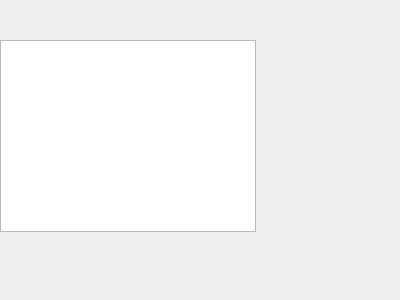
<?xml version="1.0" encoding="UTF-8"?>
<ui version="4.0">
 <class>Potential_figure</class>
 <widget class="QDialog" name="Potential_figure">
  <property name="geometry">
   <rect>
    <x>0</x>
    <y>0</y>
    <width>400</width>
    <height>300</height>
   </rect>
  </property>
  <property name="windowTitle">
   <string>Potential_figure</string>
  </property>
  <widget class="QTableView" name="tableView">
   <property name="enabled">
    <bool>true</bool>
   </property>
   <property name="geometry">
    <rect>
     <x>0</x>
     <y>40</y>
     <width>256</width>
     <height>192</height>
    </rect>
   </property>
  </widget>
 </widget>
 <resources/>
 <connections/>
</ui>
